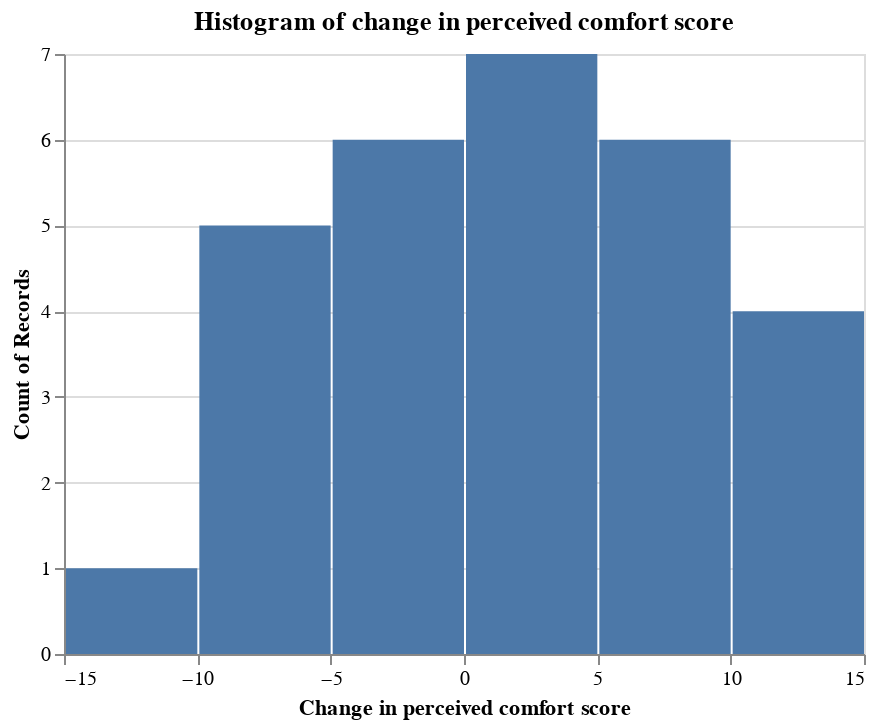

The code cell stored with this chart in its notebook:
### Markdown cell above
Assumption was met because we got a p-value of 0.83 which is greater than the overall $\alpha$ of 0.05. The histogram below is also normally distributed.

### Code cell
alt.Chart(data, title="Histogram of change in perceived comfort score").mark_bar().encode(
    x=alt.X("comfort_diff", bin=True, title="Change in perceived comfort score"),
    y="count()"
)

### Figure 1 — Vega-Lite specification as saved in the notebook (floating-point values rounded to 4 significant figures)
{"config": {"view": {"continuousWidth": 400, "continuousHeight": 300}}, "data": {"name": "data-557ebe95bf2c251ed8896bae9a86386d"}, "mark": "bar", "encoding": {"x": {"bin": true, "field": "comfort_diff", "title": "Change in perceived comfort score", "type": "quantitative"}, "y": {"aggregate": "count", "type": "quantitative"}}, "title": "Histogram of change in perceived comfort score", "$schema": "https://vega.github.io/schema/vega-lite/v4.17.0.json", "datasets": {"data-557ebe95bf2c251ed8896bae9a86386d": [{"ParticipantId": "1", "Experimenter": "Team", "Informed Consent": "Yes", "LightModeTime": 76, "LightModeAccuracy": 0.96, "DarkModeTime": 75, "DarkModeAccuracy": 0.97, "Comfortability_1": "Somewhat agree", "Comfortability_2": "Somewhat disagree", "Comfortability_3": "Agree", "Comfortability_4": "Agree", "Comfortability_5": "Somewhat disagree", "OverallDarkComfortScore": 7, "OverallLightComfortScore": 13, "time_diff": -1, "accuracy_diff": 0.01, "comfort_diff": -6}, {"ParticipantId": "2", "Experimenter": "Team", "Informed Consent": "Yes", "LightModeTime": 62, "LightModeAccuracy": 0.97, "DarkModeTime": 60, "DarkModeAccuracy": 0.96, "Comfortability_1": "Agree", "Comfortability_2": "Agree", "Comfortability_3": "Agree", "Comfortability_4": "Agree", "Comfortability_5": "Agree", "OverallDarkComfortScore": 14, "OverallLightComfortScore": 10, "time_diff": -2, "accuracy_diff": -0.01, "comfort_diff": 4}, {"ParticipantId": "3", "Experimenter": "Team", "Informed Consent": "Yes", "LightModeTime": 77, "LightModeAccuracy": 0.96, "DarkModeTime": 72, "DarkModeAccuracy": 0.97, "Comfortability_1": "Strongly agree", "Comfortability_2": "Strongly agree", "Comfortability_3": "Strongly agree", "Comfortability_4": "Strongly agree", "Comfortability_5": "Agree", "OverallDarkComfortScore": 16, "OverallLightComfortScore": 12, "time_diff": -5, "accuracy_diff": 0.01, "comfort_diff": 4}, {"ParticipantId": "4", "Experimenter": "Team", "Informed Consent": "Yes", "LightModeTime": 76, "LightModeAccuracy": 0.97, "DarkModeTime": 98, "DarkModeAccuracy": 0.92, "Comfortability_1": "Somewhat disagree", "Comfortability_2": "Somewhat agree", "Comfortability_3": "Agree", "Comfortability_4": "Neither agree nor disagree", "Comfortability_5": "Somewhat agree", "OverallDarkComfortScore": 9, "OverallLightComfortScore": 9, "time_diff": 22, "accuracy_diff": -0.05, "comfort_diff": 0}, {"ParticipantId": "5", "Experimenter": "Team", "Informed Consent": "Yes", "LightModeTime": 72, "LightModeAccuracy": 0.96, "DarkModeTime": 77, "DarkModeAccuracy": 0.96, "Comfortability_1": "Strongly agree", "Comfortability_2": "Strongly agree", "Comfortability_3": "Agree", "Comfortability_4": "Agree", "Comfortability_5": "Agree", "OverallDarkComfortScore": 16, "OverallLightComfortScore": 10, "time_diff": 5, "accuracy_diff": 0.0, "comfort_diff": 6}, {"ParticipantId": "6", "Experimenter": "Team", "Informed Consent": "Yes", "LightModeTime": 86, "LightModeAccuracy": 0.96, "DarkModeTime": 88, "DarkModeAccuracy": 0.96, "Comfortability_1": "Strongly agree", "Comfortability_2": "Somewhat agree", "Comfortability_3": "Strongly agree", "Comfortability_4": "Strongly agree", "Comfortability_5": "Neither agree nor disagree", "OverallDarkComfortScore": 12, "OverallLightComfortScore": 14, "time_diff": 2, "accuracy_diff": 0.0, "comfort_diff": -2}, {"ParticipantId": "7", "Experimenter": "Team", "Informed Consent": "Yes", "LightModeTime": 56, "LightModeAccuracy": 0.97, "DarkModeTime": 54, "DarkModeAccuracy": 0.96, "Comfortability_1": "Somewhat disagree", "Comfortability_2": "Somewhat disagree", "Comfortability_3": "Strongly agree", "Comfortability_4": "Strongly agree", "Comfortability_5": "Somewhat disagree", "OverallDarkComfortScore": 5, "OverallLightComfortScore": 15, "time_diff": -2, "accuracy_diff": -0.01, "comfort_diff": -10}, {"ParticipantId": "8", "Experimenter": "Team", "Informed Consent": "Yes", "LightModeTime": 53, "LightModeAccuracy": 0.95, "DarkModeTime": 53, "DarkModeAccuracy": 0.94, "Comfortability_1": "Strongly agree", "Comfortability_2": "Agree", "Comfortability_3": "Strongly agree", "Comfortability_4": "Strongly agree", "Comfortability_5": "Disagree", "OverallDarkComfortScore": 11, "OverallLightComfortScore": 16, "time_diff": 0, "accuracy_diff": -0.01, "comfort_diff": -5}, {"ParticipantId": "9", "Experimenter": "Team", "Informed Consent": "Yes", "LightModeTime": 68, "LightModeAccuracy": 0.96, "DarkModeTime": 79, "DarkModeAccuracy": 0.97, "Comfortability_1": "Neither agree nor disagree", "Comfortability_2": "Disagree", "Comfortability_3": "Somewhat disagree", "Comfortability_4": "Strongly agree", "Comfortability_5": "Somewhat agree", "OverallDarkComfortScore": 7, "OverallLightComfortScore": 9, "time_diff": 11, "accuracy_diff": 0.01, "comfort_diff": -2}, {"ParticipantId": "10", "Experimenter": "Team", "Informed Consent": "Yes", "LightModeTime": 71, "LightModeAccuracy": 0.96, "DarkModeTime": 73, "DarkModeAccuracy": 0.95, "Comfortability_1": "Strongly agree", "Comfortability_2": "Strongly agree", "Comfortability_3": "Somewhat agree", "Comfortability_4": "Somewhat agree", "Comfortability_5": "Strongly agree", "OverallDarkComfortScore": 17, "OverallLightComfortScore": 7, "time_diff": 2, "accuracy_diff": -0.01, "comfort_diff": 10}, {"ParticipantId": "11", "Experimenter": "Team", "Informed Consent": "Yes", "LightModeTime": 57, "LightModeAccuracy": 0.94, "DarkModeTime": 74, "DarkModeAccuracy": 0.9, "Comfortability_1": "Strongly agree", "Comfortability_2": "Strongly agree", "Comfortability_3": "Strongly agree", "Comfortability_4": "Strongly agree", "Comfortability_5": "Somewhat agree", "OverallDarkComfortScore": 15, "OverallLightComfortScore": 13, "time_diff": 17, "accuracy_diff": -0.04, "comfort_diff": 2}, {"ParticipantId": "12", "Experimenter": "Team", "Informed Consent": "Yes", "LightModeTime": 43, "LightModeAccuracy": 0.97, "DarkModeTime": 46, "DarkModeAccuracy": 0.94, "Comfortability_1": "Agree", "Comfortability_2": "Somewhat agree", "Comfortability_3": "Somewhat agree", "Comfortability_4": "Somewhat agree", "Comfortability_5": "Neither agree nor disagree", "OverallDarkComfortScore": 11, "OverallLightComfortScore": 10, "time_diff": 3, "accuracy_diff": -0.03, "comfort_diff": 1}, {"ParticipantId": "13", "Experimenter": "Team", "Informed Consent": "Yes", "LightModeTime": 46, "LightModeAccuracy": 0.93, "DarkModeTime": 41, "DarkModeAccuracy": 0.94, "Comfortability_1": "Strongly agree", "Comfortability_2": "Strongly agree", "Comfortability_3": "Agree", "Comfortability_4": "Agree", "Comfortability_5": "Strongly agree", "OverallDarkComfortScore": 17, "OverallLightComfortScore": 9, "time_diff": -5, "accuracy_diff": 0.01, "comfort_diff": 8}, {"ParticipantId": "14", "Experimenter": "Team", "Informed Consent": "Yes", "LightModeTime": 66, "LightModeAccuracy": 0.88, "DarkModeTime": 67, "DarkModeAccuracy": 0.9, "Comfortability_1": "Agree", "Comfortability_2": "Agree", "Comfortability_3": "Disagree", "Comfortability_4": "Agree", "Comfortability_5": "Somewhat agree", "OverallDarkComfortScore": 13, "OverallLightComfortScore": 7, "time_diff": 1, "accuracy_diff": 0.02, "comfort_diff": 6}, {"ParticipantId": "15", "Experimenter": "Team", "Informed Consent": "Yes", "LightModeTime": 44, "LightModeAccuracy": 0.89, "DarkModeTime": 56, "DarkModeAccuracy": 0.85, "Comfortability_1": "Somewhat agree", "Comfortability_2": "Agree", "Comfortability_3": "Agree", "Comfortability_4": "Agree", "Comfortability_5": "Neither agree nor disagree", "OverallDarkComfortScore": 11, "OverallLightComfortScore": 12, "time_diff": 12, "accuracy_diff": -0.04, "comfort_diff": -1}, {"ParticipantId": "16", "Experimenter": "Oliver", "Informed Consent": "Yes", "LightModeTime": 79, "LightModeAccuracy": 0.94, "DarkModeTime": 72, "DarkModeAccuracy": 0.95, "Comfortability_1": "Somewhat disagree", "Comfortability_2": "Neither agree nor disagree", "Comfortability_3": "Agree", "Comfortability_4": "Agree", "Comfortability_5": "Somewhat disagree", "OverallDarkComfortScore": 6, "OverallLightComfortScore": 13, "time_diff": -7, "accuracy_diff": 0.01, "comfort_diff": -7}, {"ParticipantId": "17", "Experimenter": "Lawrence", "Informed Consent": "Yes", "LightModeTime": 67, "LightModeAccuracy": 0.97, "DarkModeTime": 71, "DarkModeAccuracy": 0.93, "Comfortability_1": "Somewhat agree", "Comfortability_2": "Disagree", "Comfortability_3": "Agree", "Comfortability_4": "Agree", "Comfortability_5": "Disagree", "OverallDarkComfortScore": 5, "OverallLightComfortScore": 14, "time_diff": 4, "accuracy_diff": -0.04, "comfort_diff": -9}, {"ParticipantId": "18", "Experimenter": "Oliver", "Informed Consent": "Yes", "LightModeTime": 78, "LightModeAccuracy": 0.92, "DarkModeTime": 80, "DarkModeAccuracy": 0.93, "Comfortability_1": "Strongly agree", "Comfortability_2": "Agree", "Comfortability_3": "Neither agree nor disagree", "Comfortability_4": "Somewhat agree", "Comfortability_5": "Strongly agree", "OverallDarkComfortScore": 16, "OverallLightComfortScore": 6, "time_diff": 2, "accuracy_diff": 0.01, "comfort_diff": 10}, {"ParticipantId": "19", "Experimenter": "Oliver", "Informed Consent": "Yes", "LightModeTime": 61, "LightModeAccuracy": 0.95, "DarkModeTime": 55, "DarkModeAccuracy": 0.96, "Comfortability_1": "Agree", "Comfortability_2": "Agree", "Comfortability_3": "Agree", "Comfortability_4": "Agree", "Comfortability_5": "Somewhat agree", "OverallDarkComfortScore": 13, "OverallLightComfortScore": 11, "time_diff": -6, "accuracy_diff": 0.01, "comfort_diff": 2}, {"ParticipantId": "20", "Experimenter": "Oliver", "Informed Consent": "Yes", "LightModeTime": 57, "LightModeAccuracy": 0.96, "DarkModeTime": 56, "DarkModeAccuracy": 0.99, "Comfortability_1": "Agree", "Comfortability_2": "Neither agree nor disagree", "Comfortability_3": "Agree", "Comfortability_4": "Neither agree nor disagree", "Comfortability_5": "Somewhat disagree", "OverallDarkComfortScore": 9, "OverallLightComfortScore": 11, "time_diff": -1, "accuracy_diff": 0.03, "comfort_diff": -2}, {"ParticipantId": "21", "Experimenter": "Oliver", "Informed Consent": "Yes", "LightModeTime": 88, "LightModeAccuracy": 0.97, "DarkModeTime": 92, "DarkModeAccuracy": 0.98, "Comfortability_1": "Strongly agree", "Comfortability_2": "Strongly agree", "Comfortability_3": "Somewhat disagree", "Comfortability_4": "Somewhat agree", "Comfortability_5": "Strongly agree", "OverallDarkComfortScore": 17, "OverallLightComfortScore": 5, "time_diff": 4, "accuracy_diff": 0.01, "comfort_diff": 12}, {"ParticipantId": "22", "Experimenter": "Lawrence", "Informed Consent": "Yes", "LightModeTime": 97, "LightModeAccuracy": 0.93, "DarkModeTime": 107, "DarkModeAccuracy": 0.93, "Comfortability_1": "Agree", "Comfortability_2": "Agree", "Comfortability_3": "Agree", "Comfortability_4": "Disagree", "Comfortability_5": "Agree", "OverallDarkComfortScore": 14, "OverallLightComfortScore": 6, "time_diff": 10, "accuracy_diff": 0.0, "comfort_diff": 8}, {"ParticipantId": "23", "Experimenter": "Lawrence", "Informed Consent": "Yes", "LightModeTime": 45, "LightModeAccuracy": 0.93, "DarkModeTime": 48, "DarkModeAccuracy": 0.96, "Comfortability_1": "Strongly agree", "Comfortability_2": "Strongly agree", "Comfortability_3": "Strongly agree", "Comfortability_4": "Strongly agree", "Comfortability_5": "Disagree", "OverallDarkComfortScore": 12, "OverallLightComfortScore": 16, "time_diff": 3, "accuracy_diff": 0.03, "comfort_diff": -4}, {"ParticipantId": "24", "Experimenter": "Lawrence", "Informed Consent": "Yes", "LightModeTime": 72, "LightModeAccuracy": 0.85, "DarkModeTime": 70, "DarkModeAccuracy": 0.86, "Comfortability_1": "Somewhat agree", "Comfortability_2": "Somewhat disagree", "Comfortability_3": "Agree", "Comfortability_4": "Strongly agree", "Comfortability_5": "Somewhat disagree", "OverallDarkComfortScore": 7, "OverallLightComfortScore": 14, "time_diff": -2, "accuracy_diff": 0.01, "comfort_diff": -7}, {"ParticipantId": "25", "Experimenter": "Lawrence", "Informed Consent": "Yes", "LightModeTime": 67, "LightModeAccuracy": 0.89, "DarkModeTime": 61, "DarkModeAccuracy": 0.96, "Comfortability_1": "Strongly agree", "Comfortability_2": "Somewhat agree", "Comfortability_3": "Somewhat disagree", "Comfortability_4": "Agree", "Comfortability_5": "Agree", "OverallDarkComfortScore": 14, "OverallLightComfortScore": 7, "time_diff": -6, "accuracy_diff": 0.07, "comfort_diff": 7}, {"ParticipantId": "26", "Experimenter": "Kevin", "Informed Consent": "Yes", "LightModeTime": 97, "LightModeAccuracy": 0.97, "DarkModeTime": 102, "DarkModeAccuracy": 0.96, "Comfortability_1": "Neither agree nor disagree", "Comfortability_2": "Neither agree nor disagree", "Comfortability_3": "Strongly agree", "Comfortability_4": "Strongly agree", "Comfortability_5": "Strongly disagree", "OverallDarkComfortScore": 5, "OverallLightComfortScore": 17, "time_diff": 5, "accuracy_diff": -0.01, "comfort_diff": -12}, {"ParticipantId": "28", "Experimenter": "Kevin", "Informed Consent": "Yes", "LightModeTime": 80, "LightModeAccuracy": 0.98, "DarkModeTime": 72, "DarkModeAccuracy": 0.96, "Comfortability_1": "Strongly agree", "Comfortability_2": "Strongly agree", "Comfortability_3": "Somewhat disagree", "Comfortability_4": "Somewhat disagree", "Comfortability_5": "Strongly agree", "OverallDarkComfortScore": 17, "OverallLightComfortScore": 3, "time_diff": -8, "accuracy_diff": -0.02, "comfort_diff": 14}, {"ParticipantId": "29", "Experimenter": "Kevin", "Informed Consent": "Yes", "LightModeTime": 65, "LightModeAccuracy": 0.96, "DarkModeTime": 69, "DarkModeAccuracy": 0.95, "Comfortability_1": "Strongly agree", "Comfortability_2": "Strongly agree", "Comfortability_3": "Strongly agree", "Comfortability_4": "Strongly agree", "Comfortability_5": "Neither agree nor disagree", "OverallDarkComfortScore": 14, "OverallLightComfortScore": 14, "time_diff": 4, "accuracy_diff": -0.01, "comfort_diff": 0}, {"ParticipantId": "30", "Experimenter": "Kevin", "Informed Consent": "Yes", "LightModeTime": 72, "LightModeAccuracy": 0.94, "DarkModeTime": 67, "DarkModeAccuracy": 0.97, "Comfortability_1": "Strongly agree", "Comfortability_2": "Strongly agree", "Comfortability_3": "Strongly agree", "Comfortability_4": "Strongly agree", "Comfortability_5": "Strongly agree", "OverallDarkComfortScore": 17, "OverallLightComfortScore": 11, "time_diff": -5, "accuracy_diff": 0.03, "comfort_diff": 6}]}}
